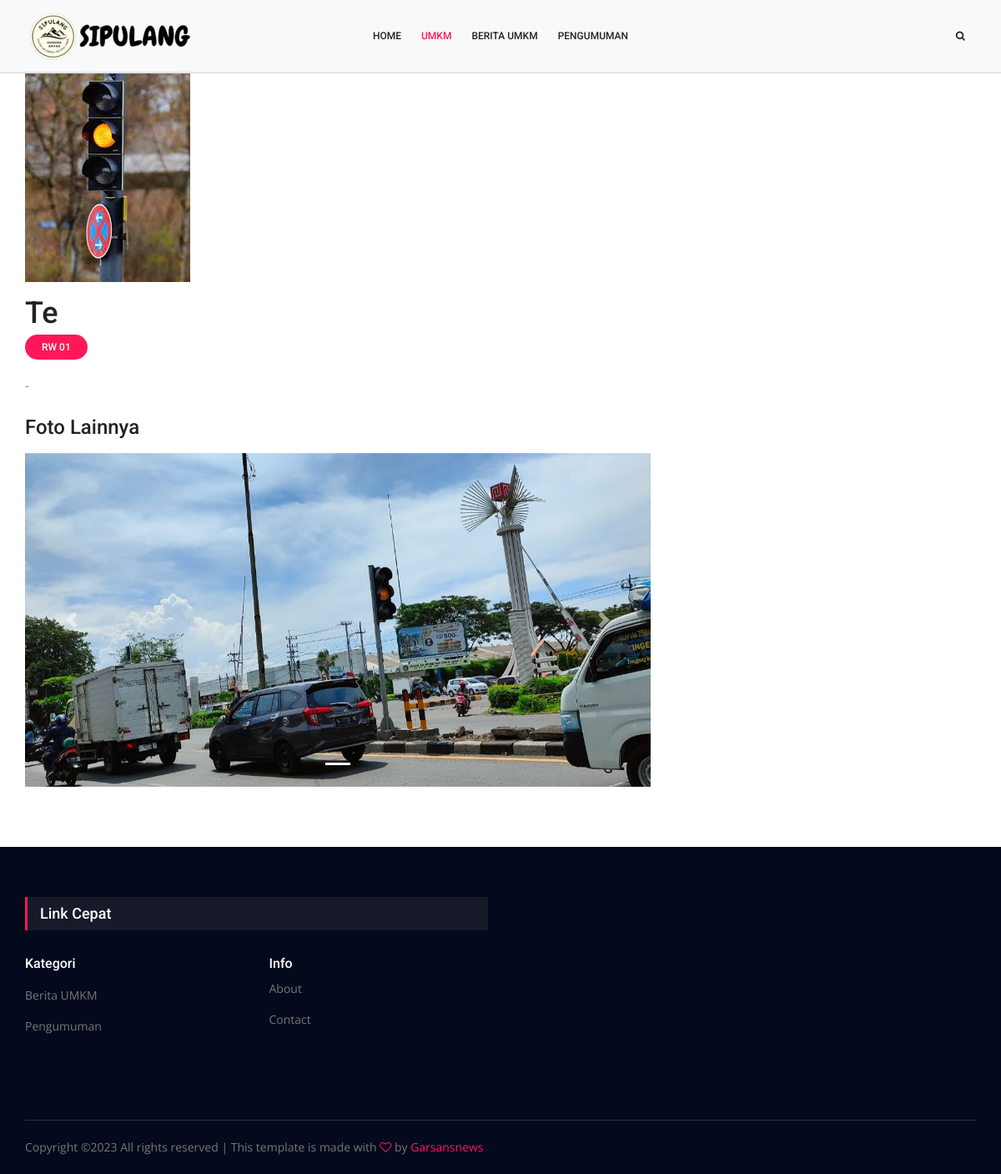
/umkm/detail/23, run on the app's committed database.
### tables this page shows
CREATE TABLE `category` (
  `id` int(11) NOT NULL,
  `category_name` varchar(100) NOT NULL,
  `slug` varchar(255) NOT NULL,
  `is_active` char(1) NOT NULL
);

CREATE TABLE `album_umkm` (
  `id` int(11) NOT NULL,
  `id_umkm` int(11) NOT NULL,
  `gambar` text NOT NULL
);

### application/controllers/Umkm.php (called while the page is built, shortened)
<?php
class Umkm extends CI_Controller {
   public function __construct()
   {
      $this->load->model('identity_model', 'identity', true);
      $this->load->model('banner_model', 'banner', true);
      $this->load->model('posting_model', 'posting', true);
      $this->load->model('category_model', 'category', true);
		$this->load->model('umkm_model', 'umkm', true);
   }
	public function detail($id){
		$row = $this->umkm->getUMKMById($id);
		if($row){
			$data['umkm']     = $row;
			$data['title']       = $row->nama_umkm;
			$data['favicon']     = $this->identity->getIdentity();
			$data['banner']      = $this->banner->getBanner();
			$data['category']    = $this->category->getCategory();
			$data['page']        = 'umkm-detail';
			$this->load->view('front/layouts/app', $data);
			}else{
				redirect(base_url('umkm'));
			}
	}
}

### index.php (called while the page is built, shortened)
<?php
require_once BASEPATH.'core/CodeIgniter.php';

### application/models/Category_model.php (called while the page is built, shortened)
<?php
class Category_model extends CI_Model {
   private $table = 'category';
   public function getCategory()
   {
      return $this->db->get($this->table)->result();
   }
}

### application/models/Umkm_model.php (called while the page is built, shortened)
<?php
class Umkm_model extends CI_Model {
	public function getUMKMByid($id){
		$data = $this->db->get_where('view_umkm', ['id' => $id])->row();
		$data->album = $this->db->get_where('album_umkm', ['id_umkm' => $id])->result();
		foreach($data->album as $key => $value){
			$data->album[$key]->url = base_url("images/umkm/$value->gambar");
		}
		return $data;
	}
}

### application/views/front/pages/umkm-detail.php (the view, shortened to what this page needs)
<section style="position: relative;
    z-index: 1;
    min-height: 35px;">
</section>
<section class="news_area single-post-area mt-5">
   <div class="container">
      <div class="row">
         <div class="col-lg-8">
            <div class="main_blog_details mb-4">
               <img class="img-fluid" src="<?= base_url("images/umkm/$umkm->cover") ?>" alt="">
               <h4 class="mt-3 mb-1"><?= $umkm->nama_umkm ?></h4>
					<a class="gad_btn mb-1" href="<?= base_url("umkm/rw/$umkm->id_rw") ?>">RW <?= $umkm->rw ?></a>
					<p><?= $umkm->deskripsi ?></p>
					<?php if(count($umkm->album) > 0): ?>
					<h4 style="font-size: 24px;" class="display-2 mt-4 mb-3">Foto Lainnya</h4>
					<div id="myCarousel" class="carousel slide" data-ride="carousel">
						<ol class="carousel-indicators">
							<?php foreach($umkm->album as $key => $album) : ?>
								<li data-target="#myCarousel" data-slide-to="<?= $key ?>" class="<?= $key == 0 ? 'active' : '' ?>"></li>
							<?php endforeach ?>
						</ol>
						<div class="carousel-inner" id="album-umkm">
							<?php foreach($umkm->album as $key => $album) : ?>
								<div class="carousel-item <?= $key == 0 ? 'active' : '' ?>">
									<img class="img-fluid" src="<?= base_url("images/umkm/$album->gambar") ?>" alt="<?= $album->gambar ?>">
								</div>
							<?php endforeach ?>
						</div>
						<a class="carousel-control-prev" href="#myCarousel" data-slide="prev">
							<span class="carousel-control-prev-icon"></span>
						</a>
						<a class="carousel-control-next" href="#myCarousel" data-slide="next">
							<span class="carousel-control-next-icon"></span>
						</a>
					</div>
            <?php endif ?>
            </div>
         </div>
      </div>
   </div>
</section>

### application/views/front/layouts/_navbar.php (shortened to what this page needs)
<?php
   $navbar   = $this->category->getCategory();
	$sub 	 = $this->uri->segment(1);
   $category = $this->uri->segment(3);
?>
<nav class="navbar navbar-light navbar-expand-lg navbar-light bg-light fixed-top home">
   <div class="container">
      <a href="<?= base_url() ?>" class="navbar-brand d-flex w-50 mr-auto">
      <img src="<?= base_url('images/brand/logo-via-logohub.png') ?>" alt="">
      </a>
      <div class="navbar-collapse collapse w-100" id="collapsingNavbar3">
         <ul class="navbar-nav w-100 justify-content-center">
				  <li class="nav-item <?=empty($sub) ? 'active' :'' ?>">
                  <a class="nav-link " href="<?= base_url("") ?>">Home</a>
               </li>
					<li class="nav-item <?=$sub == 'umkm' ? 'active' :'' ?>">
                  <a class="nav-link" href="<?= base_url("umkm") ?>">UMKM</a>
               </li>
            <?php foreach($navbar as $n) : ?>
               <li class="nav-item <?php if($n->slug === $category ) { echo "active"; } ?> ">
                  <a class="nav-link" href="<?= base_url("blog/category/$n->slug") ?>"><?= $n->category_name ?></a>
               </li>
            <?php endforeach ?>
         </ul>
         <ul class="nav navbar-nav ml-auto w-100 justify-content-end">
            <li class="nav-item">
               <a class="nav-link" onclick="openSearch()">
                  <i class="fa fa-search"></i>
               </a>
            </li>
         </ul>
      </div>
   </div>
</nav>

### application/views/front/layouts/_footer.php
<footer class="footer-area mt-5">
   <div class="container">
      <div class="row f_widgets_inner">
         <div class="col-lg-6 col-md-6 col-sm-6">
            <div class="single-footer-widget">
                  <div class="f_title">
                  <h3>Link Cepat
                  </h3>
                  </div>
                  <div class="row">
                     <div class="col-6">
                        <h5 style="color: white">Kategori</h5>
                        <ul class="list mt-3">
                           <?php foreach($category as $c) : ?>
                              <li><a href="<?= base_url("blog/category/$c->slug") ?>"><?= $c->category_name ?></a></li>
                           <?php endforeach ?>
                        </ul>
                     </div>
                     <div class="col-6">
                        <h5 style="color: white">Info</h5>
                        <ul class="list">
                              <li><a href="<?= base_url('contact') ?>">About</a></li>
                              <li><a href="#">Contact</a></li>
                        </ul>
                     </div>
                  </div>
            </div>
         </div>
      </div>
      <div class="row footer-bottom d-flex justify-content-between align-items-center">
         <div class="col-lg-12">
            <div class="f_boder"></div>
         </div>
         <p class="col-lg-8 col-md-8 footer-text">
Copyright &copy;<script>document.write(new Date().getFullYear());</script> All rights reserved | This template is made with <i class="fa fa-heart-o" aria-hidden="true"></i> by <a href="https://colorlib.com" target="_blank">Garsansnews</a>
</p>
      </div>
   </div>
</footer>

### data on the page
category: category_name "BERITA UMKM", category_name "Berita UMKM"
category: category_name "PENGUMUMAN", category_name "Pengumuman"
album_umkm: gambar (picture)

### other printed values
$umkm->nama_umkm "Te"
$umkm->rw "01"
$umkm->deskripsi "-"
